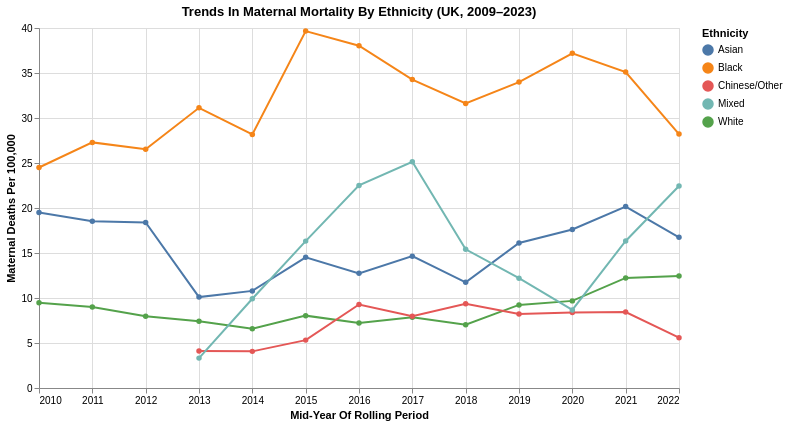

Source (Vega-Lite JSON):
### Vega-Lite specification from a JSON file in a GitHub repository (floating-point values rounded to 4 significant figures)
{"config": {"view": {"continuousWidth": 300, "continuousHeight": 300}}, "vconcat": [{"mark": {"type": "line", "point": true}, "encoding": {"color": {"field": "Ethnicity", "title": "Ethnicity", "type": "nominal"}, "opacity": {"condition": {"param": "param_3", "value": 1}, "value": 0.25}, "tooltip": [{"field": "Years", "type": "nominal"}, {"field": "Ethnicity", "type": "nominal"}, {"field": "Rate", "format": ".1f", "type": "quantitative"}], "x": {"axis": {"format": "d"}, "field": "Mid-Year", "title": "Mid-Year Of Rolling Period", "type": "quantitative"}, "y": {"field": "Rate", "title": "Maternal Deaths Per 100,000", "type": "quantitative"}}, "height": 360, "name": "view_3", "title": "Trends In Maternal Mortality By Ethnicity (UK, 2009–2023)", "width": 640}], "data": {"name": "data-3931a08ff51c064dd7c4080e8c4b6713"}, "params": [{"name": "param_3", "select": {"type": "point", "fields": ["Ethnicity"]}, "bind": "legend", "views": ["view_3"]}], "$schema": "https://vega.github.io/schema/vega-lite/v5.20.1.json", "datasets": {"data-3931a08ff51c064dd7c4080e8c4b6713": [{"Years": "2009-11", "Mid-Year": 2010, "Ethnicity": "White", "Rate": 9.46}, {"Years": "2010-12", "Mid-Year": 2011, "Ethnicity": "White", "Rate": 9}, {"Years": "2011-13", "Mid-Year": 2012, "Ethnicity": "White", "Rate": 7.98}, {"Years": "2012-14", "Mid-Year": 2013, "Ethnicity": "White", "Rate": 7.42}, {"Years": "2013-15", "Mid-Year": 2014, "Ethnicity": "White", "Rate": 6.58}, {"Years": "2014-16", "Mid-Year": 2015, "Ethnicity": "White", "Rate": 8.04}, {"Years": "2015-17", "Mid-Year": 2016, "Ethnicity": "White", "Rate": 7.22}, {"Years": "2016-18", "Mid-Year": 2017, "Ethnicity": "White", "Rate": 7.87}, {"Years": "2017-19", "Mid-Year": 2018, "Ethnicity": "White", "Rate": 7.04}, {"Years": "2018-20", "Mid-Year": 2019, "Ethnicity": "White", "Rate": 9.23}, {"Years": "2019-21", "Mid-Year": 2020, "Ethnicity": "White", "Rate": 9.68}, {"Years": "2020-22", "Mid-Year": 2021, "Ethnicity": "White", "Rate": 12.23}, {"Years": "2021-23", "Mid-Year": 2022, "Ethnicity": "White", "Rate": 12.44}, {"Years": "2009-11", "Mid-Year": 2010, "Ethnicity": "Black", "Rate": 24.5}, {"Years": "2010-12", "Mid-Year": 2011, "Ethnicity": "Black", "Rate": 27.29}, {"Years": "2011-13", "Mid-Year": 2012, "Ethnicity": "Black", "Rate": 26.52}, {"Years": "2012-14", "Mid-Year": 2013, "Ethnicity": "Black", "Rate": 31.13}, {"Years": "2013-15", "Mid-Year": 2014, "Ethnicity": "Black", "Rate": 28.17}, {"Years": "2014-16", "Mid-Year": 2015, "Ethnicity": "Black", "Rate": 39.66}, {"Years": "2015-17", "Mid-Year": 2016, "Ethnicity": "Black", "Rate": 38.03}, {"Years": "2016-18", "Mid-Year": 2017, "Ethnicity": "Black", "Rate": 34.27}, {"Years": "2017-19", "Mid-Year": 2018, "Ethnicity": "Black", "Rate": 31.61}, {"Years": "2018-20", "Mid-Year": 2019, "Ethnicity": "Black", "Rate": 33.99}, {"Years": "2019-21", "Mid-Year": 2020, "Ethnicity": "Black", "Rate": 37.19}, {"Years": "2020-22", "Mid-Year": 2021, "Ethnicity": "Black", "Rate": 35.1}, {"Years": "2021-23", "Mid-Year": 2022, "Ethnicity": "Black", "Rate": 28.21}, {"Years": "2009-11", "Mid-Year": 2010, "Ethnicity": "Asian", "Rate": 19.5}, {"Years": "2010-12", "Mid-Year": 2011, "Ethnicity": "Asian", "Rate": 18.53}, {"Years": "2011-13", "Mid-Year": 2012, "Ethnicity": "Asian", "Rate": 18.4}, {"Years": "2012-14", "Mid-Year": 2013, "Ethnicity": "Asian", "Rate": 10.1}, {"Years": "2013-15", "Mid-Year": 2014, "Ethnicity": "Asian", "Rate": 10.79}, {"Years": "2014-16", "Mid-Year": 2015, "Ethnicity": "Asian", "Rate": 14.52}, {"Years": "2015-17", "Mid-Year": 2016, "Ethnicity": "Asian", "Rate": 12.74}, {"Years": "2016-18", "Mid-Year": 2017, "Ethnicity": "Asian", "Rate": 14.65}, {"Years": "2017-19", "Mid-Year": 2018, "Ethnicity": "Asian", "Rate": 11.74}, {"Years": "2018-20", "Mid-Year": 2019, "Ethnicity": "Asian", "Rate": 16.12}, {"Years": "2019-21", "Mid-Year": 2020, "Ethnicity": "Asian", "Rate": 17.61}, {"Years": "2020-22", "Mid-Year": 2021, "Ethnicity": "Asian", "Rate": 20.16}, {"Years": "2021-23", "Mid-Year": 2022, "Ethnicity": "Asian", "Rate": 16.74}, {"Years": "2009-11", "Mid-Year": 2010, "Ethnicity": "Chinese/Other", "Rate": null}, {"Years": "2010-12", "Mid-Year": 2011, "Ethnicity": "Chinese/Other", "Rate": null}, {"Years": "2011-13", "Mid-Year": 2012, "Ethnicity": "Chinese/Other", "Rate": null}, {"Years": "2012-14", "Mid-Year": 2013, "Ethnicity": "Chinese/Other", "Rate": 4.11}, {"Years": "2013-15", "Mid-Year": 2014, "Ethnicity": "Chinese/Other", "Rate": 4.07}, {"Years": "2014-16", "Mid-Year": 2015, "Ethnicity": "Chinese/Other", "Rate": 5.32}, {"Years": "2015-17", "Mid-Year": 2016, "Ethnicity": "Chinese/Other", "Rate": 9.28}, {"Years": "2016-18", "Mid-Year": 2017, "Ethnicity": "Chinese/Other", "Rate": 7.97}, {"Years": "2017-19", "Mid-Year": 2018, "Ethnicity": "Chinese/Other", "Rate": 9.37}, {"Years": "2018-20", "Mid-Year": 2019, "Ethnicity": "Chinese/Other", "Rate": 8.22}, {"Years": "2019-21", "Mid-Year": 2020, "Ethnicity": "Chinese/Other", "Rate": 8.38}, {"Years": "2020-22", "Mid-Year": 2021, "Ethnicity": "Chinese/Other", "Rate": 8.44}, {"Years": "2021-23", "Mid-Year": 2022, "Ethnicity": "Chinese/Other", "Rate": 5.59}, {"Years": "2009-11", "Mid-Year": 2010, "Ethnicity": "Mixed", "Rate": null}, {"Years": "2010-12", "Mid-Year": 2011, "Ethnicity": "Mixed", "Rate": null}, {"Years": "2011-13", "Mid-Year": 2012, "Ethnicity": "Mixed", "Rate": null}, {"Years": "2012-14", "Mid-Year": 2013, "Ethnicity": "Mixed", "Rate": 3.32}, {"Years": "2013-15", "Mid-Year": 2014, "Ethnicity": "Mixed", "Rate": 9.92}, {"Years": "2014-16", "Mid-Year": 2015, "Ethnicity": "Mixed", "Rate": 16.32}, {"Years": "2015-17", "Mid-Year": 2016, "Ethnicity": "Mixed", "Rate": 22.51}, {"Years": "2016-18", "Mid-Year": 2017, "Ethnicity": "Mixed", "Rate": 25.14}, {"Years": "2017-19", "Mid-Year": 2018, "Ethnicity": "Mixed", "Rate": 15.41}, {"Years": "2018-20", "Mid-Year": 2019, "Ethnicity": "Mixed", "Rate": 12.2}, {"Years": "2019-21", "Mid-Year": 2020, "Ethnicity": "Mixed", "Rate": 8.67}, {"Years": "2020-22", "Mid-Year": 2021, "Ethnicity": "Mixed", "Rate": 16.34}, {"Years": "2021-23", "Mid-Year": 2022, "Ethnicity": "Mixed", "Rate": 22.45}]}}
